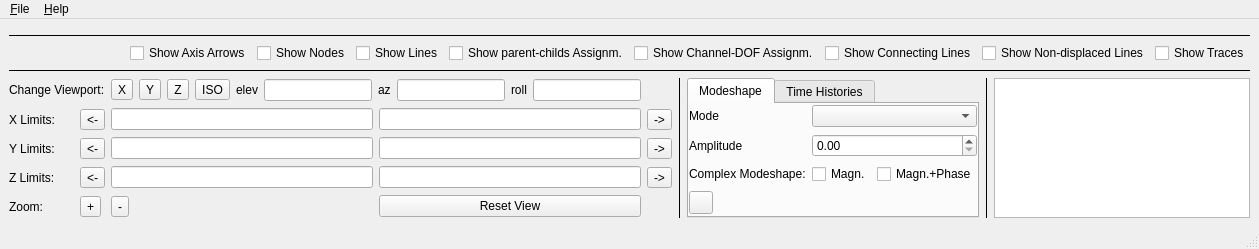
<?xml version="1.0" encoding="UTF-8"?>
<ui version="4.0">
 <class>PlotMSH</class>
 <widget class="QMainWindow" name="PlotMSH">
  <property name="windowTitle">
   <string>Plot Modeshapes</string>
  </property>
  <widget class="QWidget" name="central_widget">
   <layout class="QVBoxLayout" name="vbox" stretch="100,0,0,0,0">
    <item alignment="Qt::AlignCenter">
     <widget class="MyMplCanvas" name="canvas"/>
    </item>
    <item>
     <widget class="QFrame" name="sep_h1">
      <property name="frameShape">
       <enum>QFrame::Shape::HLine</enum>
      </property>
     </widget>
    </item>
    <item>
     <layout class="QHBoxLayout" name="view_layout">
      <item>
       <spacer name="view_layout_spacer">
        <property name="orientation">
         <enum>Qt::Horizontal</enum>
        </property>
        <property name="sizeHint" stdset="0">
         <size>
          <width>40</width>
          <height>20</height>
         </size>
        </property>
       </spacer>
      </item>
      <item>
       <widget class="QCheckBox" name="axis_checkbox">
        <property name="text">
         <string>Show Axis Arrows</string>
        </property>
       </widget>
      </item>
      <item>
       <widget class="QCheckBox" name="nodes_checkbox">
        <property name="text">
         <string>Show Nodes</string>
        </property>
       </widget>
      </item>
      <item>
       <widget class="QCheckBox" name="line_checkbox">
        <property name="text">
         <string>Show Lines</string>
        </property>
       </widget>
      </item>
      <item>
       <widget class="QCheckBox" name="ms_checkbox">
        <property name="text">
         <string>Show parent-childs Assignm.</string>
        </property>
       </widget>
      </item>
      <item>
       <widget class="QCheckBox" name="chandof_checkbox">
        <property name="text">
         <string>Show Channel-DOF Assignm.</string>
        </property>
       </widget>
      </item>
      <item>
       <widget class="QCheckBox" name="conn_lines_checkbox">
        <property name="text">
         <string>Show Connecting Lines</string>
        </property>
       </widget>
      </item>
      <item>
       <widget class="QCheckBox" name="nd_lines_checkbox">
        <property name="text">
         <string>Show Non-displaced Lines</string>
        </property>
       </widget>
      </item>
      <item>
       <widget class="QCheckBox" name="traces_checkbox">
        <property name="text">
         <string>Show Traces</string>
        </property>
       </widget>
      </item>
     </layout>
    </item>
    <item>
     <widget class="QFrame" name="sep_h2">
      <property name="frameShape">
       <enum>QFrame::Shape::HLine</enum>
      </property>
     </widget>
    </item>
    <item>
     <layout class="QGridLayout" name="controls_layout">
      <item row="0" column="2" rowspan="1" colspan="2">
       <widget class="QLabel" name="label_change_viewport">
        <property name="text">
         <string>Change Viewport:</string>
        </property>
       </widget>
      </item>
      <item row="0" column="4" rowspan="1" colspan="4">
       <layout class="QHBoxLayout" name="viewport_hbox">
        <item>
         <widget class="QToolButton" name="viewport_button_x">
          <property name="text">
           <string>X</string>
          </property>
         </widget>
        </item>
        <item>
         <widget class="QToolButton" name="viewport_button_y">
          <property name="text">
           <string>Y</string>
          </property>
         </widget>
        </item>
        <item>
         <widget class="QToolButton" name="viewport_button_z">
          <property name="text">
           <string>Z</string>
          </property>
         </widget>
        </item>
        <item>
         <widget class="QToolButton" name="viewport_button_iso">
          <property name="text">
           <string>ISO</string>
          </property>
         </widget>
        </item>
        <item>
         <widget class="QLabel" name="angle_label_elev">
          <property name="text">
           <string>elev</string>
          </property>
         </widget>
        </item>
        <item>
         <widget class="QLineEdit" name="angle_edit_elev"/>
        </item>
        <item>
         <widget class="QLabel" name="angle_label_az">
          <property name="text">
           <string>az</string>
          </property>
         </widget>
        </item>
        <item>
         <widget class="QLineEdit" name="angle_edit_az"/>
        </item>
        <item>
         <widget class="QLabel" name="angle_label_roll">
          <property name="text">
           <string>roll</string>
          </property>
         </widget>
        </item>
        <item>
         <widget class="QLineEdit" name="angle_edit_roll"/>
        </item>
        <item>
         <spacer name="viewport_hbox_spacer">
          <property name="orientation">
           <enum>Qt::Horizontal</enum>
          </property>
          <property name="sizeHint" stdset="0">
           <size>
            <width>40</width>
            <height>20</height>
           </size>
          </property>
         </spacer>
        </item>
       </layout>
      </item>
      <item row="1" column="2">
       <widget class="QLabel" name="x_limits_label">
        <property name="text">
         <string>X Limits:</string>
        </property>
       </widget>
      </item>
      <item row="1" column="3">
       <widget class="QToolButton" name="x_limits_dec_button">
        <property name="text">
         <string>&lt;-</string>
        </property>
       </widget>
      </item>
      <item row="1" column="4">
       <widget class="QLineEdit" name="x_limits_min_edit"/>
      </item>
      <item row="1" column="5">
       <widget class="QLineEdit" name="x_limits_max_edit"/>
      </item>
      <item row="1" column="6">
       <widget class="QToolButton" name="x_limits_inc_button">
        <property name="text">
         <string>-&gt;</string>
        </property>
       </widget>
      </item>
      <item row="2" column="2">
       <widget class="QLabel" name="y_limits_label">
        <property name="text">
         <string>Y Limits:</string>
        </property>
       </widget>
      </item>
      <item row="2" column="3">
       <widget class="QToolButton" name="y_limits_dec_button">
        <property name="text">
         <string>&lt;-</string>
        </property>
       </widget>
      </item>
      <item row="2" column="4">
       <widget class="QLineEdit" name="y_limits_min_edit"/>
      </item>
      <item row="2" column="5">
       <widget class="QLineEdit" name="y_limits_max_edit"/>
      </item>
      <item row="2" column="6">
       <widget class="QToolButton" name="y_limits_inc_button">
        <property name="text">
         <string>-&gt;</string>
        </property>
       </widget>
      </item>
      <item row="3" column="2">
       <widget class="QLabel" name="z_limits_label">
        <property name="text">
         <string>Z Limits:</string>
        </property>
       </widget>
      </item>
      <item row="3" column="3">
       <widget class="QToolButton" name="z_limits_dec_button">
        <property name="text">
         <string>&lt;-</string>
        </property>
       </widget>
      </item>
      <item row="3" column="4">
       <widget class="QLineEdit" name="z_limits_min_edit"/>
      </item>
      <item row="3" column="5">
       <widget class="QLineEdit" name="z_limits_max_edit"/>
      </item>
      <item row="3" column="6">
       <widget class="QToolButton" name="z_limits_inc_button">
        <property name="text">
         <string>-&gt;</string>
        </property>
       </widget>
      </item>
      <item row="4" column="2">
       <widget class="QLabel" name="zoom_label">
        <property name="text">
         <string>Zoom:</string>
        </property>
       </widget>
      </item>
      <item row="4" column="3">
       <widget class="QToolButton" name="zoom_plus_button">
        <property name="text">
         <string>+</string>
        </property>
       </widget>
      </item>
      <item row="4" column="4">
       <widget class="QToolButton" name="zoom_minus_button">
        <property name="text">
         <string>-</string>
        </property>
       </widget>
      </item>
      <item row="4" column="5">
       <widget class="QPushButton" name="reset_button">
        <property name="text">
         <string>Reset View</string>
        </property>
       </widget>
      </item>
      <item row="0" column="7" rowspan="5" colspan="1">
       <widget class="QFrame" name="sep_v1">
        <property name="frameShape">
         <enum>QFrame::Shape::VLine</enum>
        </property>
       </widget>
      </item>
      <item row="0" column="8" rowspan="5" colspan="1">
       <widget class="QTabWidget" name="tab_widget">
        <property name="sizePolicy">
         <sizepolicy hsizetype="Minimum" vsizetype="Minimum">
          <horstretch>0</horstretch>
          <verstretch>0</verstretch>
         </sizepolicy>
        </property>
        <widget class="QWidget" name="tab_1">
         <property name="sizePolicy">
          <sizepolicy hsizetype="Minimum" vsizetype="Minimum">
           <horstretch>0</horstretch>
           <verstretch>0</verstretch>
          </sizepolicy>
         </property>
         <attribute name="title">
          <string>Modeshape</string>
         </attribute>
         <layout class="QGridLayout" name="lay_1">
          <property name="leftMargin">
           <number>0</number>
          </property>
          <property name="topMargin">
           <number>0</number>
          </property>
          <property name="rightMargin">
           <number>0</number>
          </property>
          <property name="bottomMargin">
           <number>0</number>
          </property>
          <item row="0" column="0">
           <widget class="QLabel" name="label_mode">
            <property name="text">
             <string>Mode</string>
            </property>
           </widget>
          </item>
          <item row="0" column="1">
           <widget class="QComboBox" name="mode_combo"/>
          </item>
          <item row="1" column="0">
           <widget class="QLabel" name="label_amplitude">
            <property name="text">
             <string>Amplitude</string>
            </property>
           </widget>
          </item>
          <item row="1" column="1">
           <widget class="DelayedDoubleSpinBox" name="amplitude_box"/>
          </item>
          <item row="2" column="0">
           <widget class="QLabel" name="label_complex_modeshape">
            <property name="text">
             <string>Complex Modeshape:</string>
            </property>
           </widget>
          </item>
          <item row="2" column="1">
           <layout class="QHBoxLayout" name="complex_modeshape_hbox">
            <item>
             <widget class="QCheckBox" name="real_checkbox">
              <property name="text">
               <string>Magn.</string>
              </property>
             </widget>
            </item>
            <item>
             <widget class="QCheckBox" name="imag_checkbox">
              <property name="text">
               <string>Magn.+Phase</string>
              </property>
             </widget>
            </item>
           </layout>
          </item>
          <item row="3" column="0">
           <widget class="QToolButton" name="ani_button">
            <property name="toolTip">
             <string>Play</string>
            </property>
           </widget>
          </item>
         </layout>
        </widget>
        <widget class="QWidget" name="tab_2">
         <property name="sizePolicy">
          <sizepolicy hsizetype="Minimum" vsizetype="Minimum">
           <horstretch>0</horstretch>
           <verstretch>0</verstretch>
          </sizepolicy>
         </property>
         <attribute name="title">
          <string>Time Histories</string>
         </attribute>
         <layout class="QGridLayout" name="lay_2">
          <property name="leftMargin">
           <number>0</number>
          </property>
          <property name="topMargin">
           <number>0</number>
          </property>
          <property name="rightMargin">
           <number>0</number>
          </property>
          <property name="bottomMargin">
           <number>0</number>
          </property>
          <item row="0" column="0">
           <widget class="QLabel" name="label_lowpass">
            <property name="text">
             <string>Lowpass [Hz]:</string>
            </property>
           </widget>
          </item>
          <item row="0" column="1">
           <widget class="DelayedDoubleSpinBox" name="ani_lowpass_box"/>
          </item>
          <item row="1" column="0">
           <widget class="QLabel" name="label_highpass">
            <property name="text">
             <string>Highpass [Hz]:</string>
            </property>
           </widget>
          </item>
          <item row="1" column="1">
           <widget class="DelayedDoubleSpinBox" name="ani_highpass_box"/>
          </item>
          <item row="2" column="0">
           <widget class="QLabel" name="label_animation_speed">
            <property name="text">
             <string>Animation Speed [ms]:</string>
            </property>
           </widget>
          </item>
          <item row="2" column="1">
           <widget class="QDoubleSpinBox" name="ani_speed_box"/>
          </item>
          <item row="3" column="0" rowspan="1" colspan="2">
           <layout class="QHBoxLayout" name="time_history_controls_hbox">
            <item>
             <widget class="QToolButton" name="ani_data_button">
              <property name="toolTip">
               <string>Play</string>
              </property>
             </widget>
            </item>
            <item>
             <widget class="QSlider" name="ani_position_slider">
              <property name="orientation">
               <enum>Qt::Horizontal</enum>
              </property>
             </widget>
            </item>
            <item>
             <widget class="QLineEdit" name="ani_position_data"/>
            </item>
           </layout>
          </item>
         </layout>
        </widget>
       </widget>
      </item>
      <item row="0" column="9" rowspan="5" colspan="1">
       <widget class="QFrame" name="sep_v2">
        <property name="frameShape">
         <enum>QFrame::Shape::VLine</enum>
        </property>
       </widget>
      </item>
      <item row="0" column="10" rowspan="5" colspan="2">
       <widget class="QTextEdit" name="info_box">
        <property name="readOnly">
         <bool>true</bool>
        </property>
       </widget>
      </item>
     </layout>
    </item>
   </layout>
  </widget>
  <widget class="QMenuBar" name="menubar">
   <widget class="QMenu" name="menu_file">
    <property name="title">
     <string>&amp;File</string>
    </property>
    <addaction name="action_save_plot"/>
    <addaction name="separator"/>
    <addaction name="action_quit"/>
   </widget>
   <widget class="QMenu" name="menu_help">
    <property name="title">
     <string>&amp;Help</string>
    </property>
   </widget>
   <addaction name="menu_file"/>
   <addaction name="menu_help"/>
  </widget>
  <widget class="QStatusBar" name="statusbar"/>
  <action name="action_save_plot">
   <property name="text">
    <string>&amp;Save plot</string>
   </property>
   <property name="toolTip">
    <string>Save the plot</string>
   </property>
   <property name="statusTip">
    <string>Save the plot</string>
   </property>
   <property name="shortcut">
    <string>Ctrl+S</string>
   </property>
  </action>
  <action name="action_quit">
   <property name="text">
    <string>&amp;Quit</string>
   </property>
   <property name="toolTip">
    <string>Close the application</string>
   </property>
   <property name="statusTip">
    <string>Close the application</string>
   </property>
   <property name="shortcut">
    <string>Ctrl+Q</string>
   </property>
  </action>
 </widget>
 <customwidgets>
  <customwidget>
   <class>MyMplCanvas</class>
   <extends>QWidget</extends>
   <header>pyOMA.GUI.HelpersGUI</header>
  </customwidget>
  <customwidget>
   <class>DelayedDoubleSpinBox</class>
   <extends>QDoubleSpinBox</extends>
   <header>pyOMA.GUI.HelpersGUI</header>
  </customwidget>
 </customwidgets>
 <resources/>
 <connections/>
</ui>
